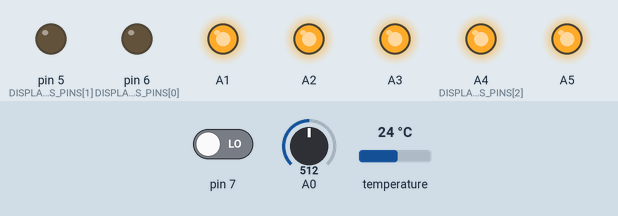
Simulated run of this program. Board: Arduino Uno, built with avr-gcc and run on an emulated ATmega328P. On the bench: output pins drawn as LEDs (lit = HIGH). Inputs (shaded band) come from the test bench; at power-on: pin 7 LOW, A0 = 512, temperature 24 °C. The local clock reads 2024-03-15 10:24:30 at power-on unless the program sets it; EEPROM starts erased; pins used as bus, display or sensor lines are not drawn.

Above: at 0.1 s.
At 15.1 s:
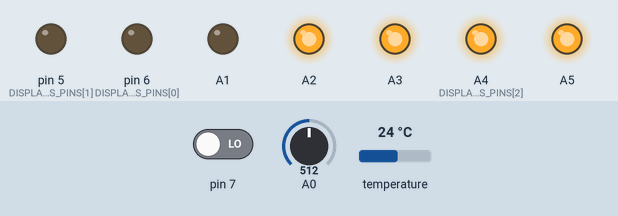
At 106.3 s:
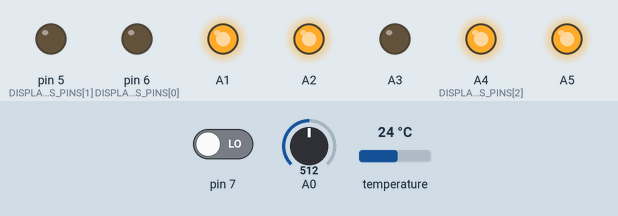
Timing chart, 0 to 107.8 s (numbered marks = the images above):
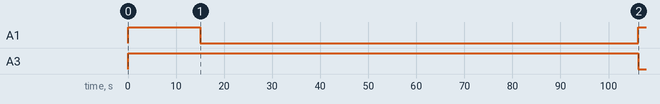

The program:

main.cpp
```cpp
#include "Headers/main.h"

//---------------------------------GLOBAL VARIABLES DEFINITION---------------------------------

uint16_t cycle = 1;
uint32_t system_time = 0;
uint32_t retry_send_time = 0;

LevelSensor* level_sensor;
RTC_DS3231* rtc;

StatePackage state_package;
TempPackage temp_package;
SensedPackage sendsed_package;
ParamPackage param_package(SENSOR_NUMBER_LEVELS);

uint32_t time_send_temp_info = 0;

bool send_working_info = false;
bool send_temp_info = false;
bool send_sendsed_package = false;
bool send_state_info = false;

//---------------------------------GLOBAL VARIABLES DEFINITION---------------------------------

//---------------------------------WATCH DOG---------------------------------

volatile int wd_counter = 0;
volatile int wd_max_counter = 5; // 8 * wd_max_counter segundos

ISR(WDT_vect) {
    wd_counter++;

    if(wd_counter < wd_max_counter - 1) wdt_reset();
    else {
        MCUSR = 0;
        WDTCSR |= 0b00011000;
        WDTCSR = 0b00001000 | 0b000000;
    }
}

void watchDogEnabled() {
    wd_counter = 0;
    cli();

    MCUSR = 0;
    WDTCSR |= 0b00011000;
    WDTCSR = 0b01000000 | 0b100001;

    sei();
}

//---------------------------------WATCH DOG---------------------------------

void setup() {
    wdt_disable();

    #ifdef CONSOLE_DEBUG
        Serial.begin(SERIAL_BAUD_RATE);
    #endif

    #ifdef CONSOLE_DEBUG
        CONSOLE_PRINT_LN(F("INIT BOMB CONTROL..."));
    #endif

    pinMode(LEVEL_SENSOR_CONTROL_BITS_PINS[0], OUTPUT);
    pinMode(LEVEL_SENSOR_CONTROL_BITS_PINS[1], OUTPUT);
    pinMode(LEVEL_SENSOR_CONTROL_BITS_PINS[2], OUTPUT);
    pinMode(DISPLAY_CONTROL_BITS_PINS[0], OUTPUT);
    pinMode(DISPLAY_CONTROL_BITS_PINS[1], OUTPUT);
    pinMode(DISPLAY_CONTROL_BITS_PINS[2], OUTPUT);
    pinMode(PRIMARY_RELAY_PIN, OUTPUT);
    pinMode(AUXILIAR_RELAY_PIN, OUTPUT);
    pinMode(EV_RELAY_PIN, OUTPUT);
    pinMode(DISPLAY_VALUE_PIN, OUTPUT);

    pinMode(SENSOR_CURRENT_PIN, INPUT);
    pinMode(LEVEL_SENSOR_READ_PIN, INPUT);
    pinMode(MANUAL_MODE_SENSOR_PIN, INPUT);

    digitalWrite(EV_RELAY_PIN, HIGH);
    digitalWrite(PRIMARY_RELAY_PIN, HIGH);
    digitalWrite(AUXILIAR_RELAY_PIN, HIGH);

    level_sensor = new LevelSensor(SENSOR_NUMBER_LEVELS, LEVEL_SENSOR_CONTROL_BITS_PINS, LEVEL_SENSOR_READ_PIN);
    rtc = new RTC_DS3231();

    system_time = millis();
    current_time = millis();
    retry_send_time = millis();

    Wire.begin();

    mesh.setNodeID(NODE_ID);
    mesh.begin(100, RF24_250KBPS);

    radio.setPALevel(RF24_PA_MAX);

    if (!rtc->begin()) {
        #ifdef CONSOLE_DEBUG
            CONSOLE_PRINT_LN(F("NOT BEGIN CLOCK"));
            CONSOLE_PRINT_LN("");
        #endif
    }

    param_package.id_field = 1;
    param_package.id_tank = 1;
    param_package.stop_level = 7;
    param_package.start_level = 1;
    param_package.server_reference_time = 0;
    param_package.time_to_confirm_change_level = 15000;
    param_package.security_time_start_auto = 1500;
    param_package.security_time_start_manual = 2700;

    changeState(StatePackage::DISABLE, StatePackage::ENABLE);

    #ifdef CONSOLE_DEBUG
        CONSOLE_PRINT_LN("INITI OK");
        CONSOLE_PRINT_LN("");

        CONSOLE_PRINT(F("SIZE OF PACKAGES SENSED: \""));
        CONSOLE_PRINT((int)sizeof(SensedPackage));
        CONSOLE_PRINT_LN(F("\""));
        CONSOLE_PRINT(F("SIZE OF PACKAGES PARAMS: \""));
        CONSOLE_PRINT((int)sizeof(ParamPackage));
        CONSOLE_PRINT_LN(F("\""));
        CONSOLE_PRINT(F("SIZE OF PACKAGES NOTIFICATIONS: \""));
        CONSOLE_PRINT((int)sizeof(RF24NotificationPackage));
        CONSOLE_PRINT_LN(F("\""));
        CONSOLE_PRINT(F("SIZE OF PACKAGES TEMPS: \""));
        CONSOLE_PRINT((int)sizeof(TempPackage));
        CONSOLE_PRINT_LN(F("\""));
        CONSOLE_PRINT(F("SIZE OF PACKAGES WORKINGS: \""));
        CONSOLE_PRINT((int)sizeof(WorkingPackage));
        CONSOLE_PRINT_LN(F("\""));
        CONSOLE_PRINT(F("SIZE OF PACKAGES WORKINGS: \""));
        CONSOLE_PRINT((int)sizeof(StatePackage));
        CONSOLE_PRINT_LN(F("\""));

        CONSOLE_PRINT_LN("");
    #endif

    EEPROM_readCycle(&cycle);
}

void loop() {
    watchDogEnabled();
    bombControl();

    if ((millis() - system_time) > 1000) {
        sensingLevel();

        system_time = millis();
    }

    if(rtc->now().hour() == 0 && rtc->now().minute() < 1 && rtc->now().second() < 10) {
        temp_package.max_temp = -9999.0f;
        temp_package.min_temp = 9999.0f;
        time_send_temp_info = 0;
    }

    if(rtc->now().unixtime() - time_send_temp_info > 300) {
        temp_package.act_temp = rtc->getTemperature();

        if(temp_package.act_temp > temp_package.max_temp) {temp_package.max_temp = temp_package.act_temp; temp_package.max_time = rtc->now().unixtime();}
        if(temp_package.act_temp < temp_package.min_temp) {temp_package.min_temp = temp_package.act_temp; temp_package.min_time = rtc->now().unixtime();}

        send_temp_info = true;
        temp_package.time = rtc->now().unixtime();
        time_send_temp_info = rtc->now().unixtime();
    }

    mesh.update();
    recibeData();

    if ((millis() - retry_send_time) > 1000) {
        if(connectRF24()) {
            sendData();
        }

        retry_send_time = millis();
    }
}

void sensingLevel() {
    if (level_sensor->changeLevel(param_package.time_to_confirm_change_level)) {
        send_sendsed_package = true;

        #ifdef CONSOLE_DEBUG
            CONSOLE_PRINT(F("LEVEL CHANGE "));
            CONSOLE_PRINT(level_sensor->getPreviusLevel());
            CONSOLE_PRINT(F(" TO "));
            CONSOLE_PRINT_LN(level_sensor->getActualLevel());
        #endif

        sendsed_package.cycle = cycle;
        sendsed_package.id_field = param_package.id_field;
        sendsed_package.id_tank = param_package.id_tank;
        sendsed_package.actual_level = level_sensor->getActualLevel();
        sendsed_package.previus_level = level_sensor->getPreviusLevel();
        sendsed_package.time = rtc->now().unixtime();

        if (level_sensor->getActualLevel() <= param_package.start_level && !bomb_is_working) {
            cycle++;
            EEPROM_saveCycle(&cycle);
            bombStart();
            send_start = true;
        } else if (level_sensor->getActualLevel() >= param_package.stop_level && bomb_is_working) {
            bombStop();
            send_stop = true;
        } else if (level_sensor->getActualLevel() == 4 && bomb_is_working) {
            //send_medium_high = true;
        } else if (level_sensor->getActualLevel() == 3 && !bomb_is_working) {
            send_medium_low = true;
        }

        #ifdef CONSOLE_DEBUG
            CONSOLE_PRINT_LN("");
        #endif
    }
}

void recibeData() {
    RF24NetworkHeader header;

    if(network.available()) {
        network.peek(header);

        if(header.type == 'N')
        {
            RF24NotificationPackage paquet;

            if(recibeDataRF24(&header, &paquet)) {
                if(paquet.code == B_GET_LEVEL) send_sendsed_package = true;
                else if(paquet.code == B_GET_LAST_WORKING) send_working_info = true;
                else if(paquet.code == B_GET_TEMP) send_temp_info = true;
                else if(paquet.code == B_GET_STATE) send_state_info = true;
                else if(paquet.code == B_SET_ON) {
                    if(!bomb_disable_system) {
                        if(!bomb_is_working) {
                            bombManualStart();

                            if(bomb_is_working) send_manual_on_ok = true;
                            else send_manual_on_err = true;
                        } else send_bomb_alredy_on = true;
                    } else send_system_actual_disable = true;
                } else if(paquet.code == B_SET_OFF) {
                    if(bomb_is_working) {
                        bombManualStop();

                        if(!bomb_is_working) send_manual_off_ok = true;
                        else send_manual_off_err = true;
                    } else send_bomb_alredy_off = true;
                } else if(paquet.code == B_SET_DISABLE) {
                    if(!bomb_disable_system) {
                        bombDisableSystem();

                        if(bomb_disable_system) send_system_disable_ok = true;
                        else send_system_disable_err = true;
                    } else send_system_actual_disable = true;
                } else if(paquet.code == B_SET_ENABLE) {
                    if(bomb_disable_system) {
                        bombEnableSystem();

                        if(!bomb_disable_system) send_system_enable_ok = true;
                        else send_system_enable_err = true;
                    } else send_system_actual_enabled = true;
                }
            }
        }
    }
}

void sendData() {
    if(send_error_emergency_stop) {
        if (sendDataRF24('N', RF24NotificationPackage(B_ERR_EMERGENCY_STOP, rtc->now().unixtime()))) {
            send_error_emergency_stop = false;
        }
    } else if(send_error_time_out) {
        if (sendDataRF24('N', RF24NotificationPackage(B_ERR_TIME_OUT, rtc->now().unixtime()))) {
            send_error_time_out = false;
        }
    } else if(send_error_stop) {
        if (sendDataRF24('N', RF24NotificationPackage(B_ERR_STOP, rtc->now().unixtime()))) {
            send_error_stop = false;
        }
    } else if(send_error_start) {
        if (sendDataRF24('N', RF24NotificationPackage(B_ERR_START, rtc->now().unixtime()))) {
            send_error_start = false;
        }
    } else if(send_manual_on_err) {
        if (sendDataRF24('N', RF24NotificationPackage(B_ERR_START_MANUAL, rtc->now().unixtime()))) {
            send_manual_on_err = false;
        }
    } else if(send_manual_on_ok) {
        if (sendDataRF24('N', RF24NotificationPackage(B_START_MANUAL, rtc->now().unixtime()))) {
            send_manual_on_ok = false;
        }
    }  else if(send_manual_off_err) {
        if (sendDataRF24('N', RF24NotificationPackage(B_ERR_STOP_MANUAL, rtc->now().unixtime()))) {
            send_manual_off_err = false;
        }
    } else if(send_manual_off_ok) {
        if (sendDataRF24('N', RF24NotificationPackage(B_STOP_MANUAL, rtc->now().unixtime()))) {
            send_manual_off_ok = false;
        }
    } else if(send_bomb_alredy_on) {
        if (sendDataRF24('N', RF24NotificationPackage(B_ALREDY_ON, rtc->now().unixtime()))) {
            send_bomb_alredy_on = false;
        }
    } else if(send_bomb_alredy_off) {
        if (sendDataRF24('N', RF24NotificationPackage(B_ALREDY_OFF, rtc->now().unixtime()))) {
            send_bomb_alredy_off = false;
        }
    } else if(send_system_enable_ok) {
        if (sendDataRF24('N', RF24NotificationPackage(B_ENABLED, rtc->now().unixtime()))) {
            send_system_enable_ok = false;
        }
    } else if(send_system_disable_ok) {
        if (sendDataRF24('N', RF24NotificationPackage(B_DISABLE, rtc->now().unixtime()))) {
            send_system_disable_ok = false;
        }
    } else if(send_system_enable_err) {
        if (sendDataRF24('N', RF24NotificationPackage(B_ERR_ENABLED, rtc->now().unixtime()))) {
            send_system_enable_err = false;
        }
    } else if(send_system_disable_err) {
        if (sendDataRF24('N', RF24NotificationPackage(B_ERR_DISABLE, rtc->now().unixtime()))) {
            send_system_disable_err = false;
        }
    } else if(send_system_actual_enabled) {
        if (sendDataRF24('N', RF24NotificationPackage(B_ACTUAL_ENABLED, rtc->now().unixtime()))) {
            send_system_actual_enabled = false;
        }
    } else if(send_system_actual_disable) {
        if (sendDataRF24('N', RF24NotificationPackage(B_ACTUAL_DISABLED, rtc->now().unixtime()))) {
            send_system_actual_disable = false;
        }
    } else if(send_sendsed_package) {
        if(sendDataRF24('S', sendsed_package)) {
            send_sendsed_package = false;
        }
    } else if(send_start) {
        if (sendDataRF24('N', RF24NotificationPackage(B_START, sendsed_package.time))) {
            send_start = false;
        }
    } else if(send_medium_high) {
        if (sendDataRF24('N', RF24NotificationPackage(B_MEDIUM_HIGH, sendsed_package.time))) {
            send_medium_high = false;
        }
    } else if(send_stop) {
        if (sendDataRF24('N', RF24NotificationPackage(B_STOP, sendsed_package.time))) {
            send_stop = false;
        }
    } else if(send_medium_low) {
        if (sendDataRF24('N', RF24NotificationPackage(B_MEDIUM_LOW, sendsed_package.time))) {
            send_medium_low = false;
        }
    } else if(send_working_info) {
        working_package.time = rtc->now().unixtime();

        if(sendDataRF24('W', working_package)) {
            send_working_info = false;
        }
    } else if(send_temp_info) {
        if(sendDataRF24('T', temp_package)) {
            send_temp_info = false;
        }
    } else if(send_state_info) {
        if(sendDataRF24('E', state_package)) {
            send_state_info = false;
        }
    }
}

bool EEPROM_readCycle(uint16_t* cycle) {
	EEPROM.get(EEPROM_DIR_CYCLE, *cycle);

	if (*cycle == 0) {
        #ifdef CONSOLE_DEBUG
		    CONSOLE_PRINT_LN(F("CYCLE N° = \"NULL\""));
		#endif

        return false;
	}
	else {
        #ifdef CONSOLE_DEBUG
		    CONSOLE_PRINT(F("CYCLE N° = \""));
		    CONSOLE_PRINT(*cycle);
		    CONSOLE_PRINT_LN(F("\""));
		#endif

        return true;
	}
}

void EEPROM_saveCycle(const uint16_t* cycle) {
	EEPROM.put(EEPROM_DIR_CYCLE, *cycle);
}

void EEPROM_resetCycle() {
	EEPROM.put(EEPROM_DIR_CYCLE, 1);
}
```

ContolSystems.h
```cpp
#ifndef __BOMB_H__
#define __BOMB_H__

#include "Headers/main.h"

#include "Headers/Packages.h"

struct WorkingPackage;

//---------------------------------PIN DEFINITION---------------------------------

uint8_t const SENSOR_CURRENT_PIN PROGMEM = A0;
uint8_t const PRIMARY_RELAY_PIN PROGMEM = A1;
uint8_t const EV_RELAY_PIN PROGMEM = A2;
uint8_t const AUXILIAR_RELAY_PIN PROGMEM = A3;

//---------------------------------PIN DEFINITION---------------------------------

//---------------------------------GLOBAL VARIABLES DECLARATION---------------------------------

extern bool bomb_is_working;
extern bool bomb_disable_system;

extern uint8_t fail_start_count;
extern uint8_t fail_stop_count;
extern uint8_t fail_emergency_stop_count;
extern uint32_t current_time;

extern float aux_current;
extern float aux_current_max;
extern float aux_current_min;
extern float efective_current;

extern WorkingPackage working_package;

extern bool send_error_start;
extern bool send_error_stop;
extern bool send_stop;
extern bool send_start;
extern bool send_error_emergency_stop;
extern bool send_error_time_out;
extern bool send_manual_on_ok;
extern bool send_manual_off_ok;
extern bool send_manual_on_err;
extern bool send_manual_off_err;
extern bool send_bomb_alredy_on;
extern bool send_bomb_alredy_off;
extern bool send_system_disable_ok;
extern bool send_system_enable_ok;
extern bool send_system_disable_err;
extern bool send_system_enable_err;
extern bool send_system_actual_disable;
extern bool send_system_actual_enabled;
extern bool send_medium_high;
extern bool send_medium_low;
extern bool send_notification;

//---------------------------------GLOBAL VARIABLES DECLARATION---------------------------------

//---------------------------------CONSTANTS DEFINITION---------------------------------

uint8_t const FAIL_MAX_COUNT PROGMEM = 90;
float const SENSOR_CURRENT_SENSIBILITY PROGMEM = 0.185;
float const SENSOR_CURRENT_OFFSET PROGMEM = 0.15F;
float const CURRENT_LIMIT PROGMEM = 0.7F;

//---------------------------------CONSTANTS DEFINITION---------------------------------

//---------------------------------FUNCTIONS DECLARATION---------------------------------

void bombStart(void);
void bombStop(void);
void bombEmergencyStop(void);
void bombDisableSystem(void);
void bombEnableSystem(void);
void bombControl(void);
void bombManualStart(void);
void bombManualStop(void);
void workingInit(WorkingPackage::WorkingType type);
void workingStop(WorkingPackage::WorkingType type);
void changeState(StatePackage::State bomb_state, StatePackage::State system_state);

//---------------------------------FUNCTIONS DECLARATION---------------------------------

#endif
```

Enums.h
```cpp
#ifndef __ENUMS_H__
#define __ENUMS_H__

enum RF24_Codes {
    RF24_NOTHING,
    B_ERR_START,
    B_ERR_STOP,
    B_ERR_EMERGENCY_STOP,
    B_ERR_TIME_OUT,
    B_ERR_STOP_MANUAL,
    B_ERR_START_MANUAL,
    B_ERR_DISABLE,
    B_ERR_ENABLED,
    B_DISABLE,
    B_ENABLED,
    B_STOP,
    B_START,
    B_MEDIUM_LOW,
    B_MEDIUM_HIGH,
    B_START_MANUAL,
    B_STOP_MANUAL,
    B_ALREDY_ON,
    B_ALREDY_OFF,
    B_ACTUAL_ENABLED,
    B_ACTUAL_DISABLED,
    B_SET_OFF,
    B_SET_ON,
    B_SET_ENABLE,
    B_SET_DISABLE,
    B_GET_LEVEL,
    B_GET_LAST_WORKING,
    B_GET_TEMP,
    B_GET_STATE
};

#endif
```

Packages.h
```cpp
#ifndef __PACKAGES_H__
#define __PACKAGES_H__

#include <Arduino.h>

#include "Headers/Enums.h"

struct RF24NotificationPackage {
    uint32_t time;
    RF24_Codes code;

    RF24NotificationPackage(RF24_Codes code = RF24_NOTHING, uint32_t time = 0);
};

struct ParamPackage {
    uint8_t start_level;
	uint8_t stop_level;
    uint16_t id_field;
	uint16_t id_tank;
	uint16_t cycle;
	uint16_t time_to_confirm_change_level;
	uint32_t server_reference_time;
    int32_t security_time_start_auto;
    int32_t security_time_start_manual;

    ParamPackage();
    ParamPackage(uint16_t stop_level);
};

struct SensedPackage {
    uint16_t id_field;
	uint16_t id_tank;
	uint16_t cycle;
	uint32_t time;
	uint8_t actual_level;
	uint8_t previus_level;

    SensedPackage();
};

struct TempPackage{
    float max_temp;
	float min_temp;
	float act_temp;
    uint32_t max_time;
    uint32_t min_time;
	uint32_t time;

    TempPackage();
};

struct WorkingPackage {
    enum WorkingType {
        WT_NULL,
        WT_AUTO,
        WT_MANUAL,
        WT_EMERGENCY,
        WT_DISABLE
    };

    float max_current;
    float min_current;
    float average_current;

    uint32_t time_init;
    uint32_t time_stop;
	uint32_t time;

    uint8_t level_init;
    uint8_t level_stop;

    WorkingType type_init;
    WorkingType type_stop;

    WorkingPackage();
};

struct StatePackage {
    enum State {
        UNKNOWN,
        ENABLE,
        DISABLE
    };

    uint32_t time;
    State bomb_state;
    State system_state;

    StatePackage();
};

#endif
```

Source omitted: ControlSystems.cpp (9258 bytes), NodeControler.h (2019 bytes), main.h (2647 bytes), NodeControler.cpp (9021 bytes), Packages.cpp (2619 bytes)

Measured:
- by itself, A1: HIGH → LOW at 15.1 s, → HIGH 91.1 s later
- by itself, A3: HIGH → LOW at 106 s
